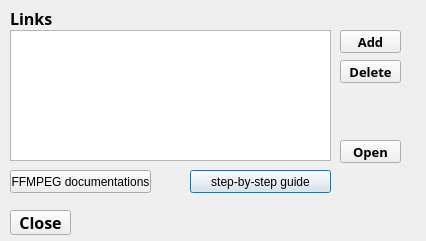
<?xml version="1.0" encoding="UTF-8"?>
<ui version="4.0">
 <class>HelpDialog</class>
 <widget class="QDialog" name="HelpDialog">
  <property name="windowModality">
   <enum>Qt::ApplicationModal</enum>
  </property>
  <property name="geometry">
   <rect>
    <x>0</x>
    <y>0</y>
    <width>426</width>
    <height>241</height>
   </rect>
  </property>
  <property name="minimumSize">
   <size>
    <width>426</width>
    <height>241</height>
   </size>
  </property>
  <property name="maximumSize">
   <size>
    <width>426</width>
    <height>241</height>
   </size>
  </property>
  <property name="windowTitle">
   <string>Help</string>
  </property>
  <widget class="QPushButton" name="guide_btn">
   <property name="geometry">
    <rect>
     <x>190</x>
     <y>170</y>
     <width>141</width>
     <height>23</height>
    </rect>
   </property>
   <property name="text">
    <string>step-by-step guide</string>
   </property>
  </widget>
  <widget class="QPushButton" name="ffmpeg_doc_btn">
   <property name="geometry">
    <rect>
     <x>10</x>
     <y>170</y>
     <width>141</width>
     <height>23</height>
    </rect>
   </property>
   <property name="text">
    <string>FFMPEG documentations</string>
   </property>
  </widget>
  <widget class="QListWidget" name="link_list">
   <property name="geometry">
    <rect>
     <x>10</x>
     <y>30</y>
     <width>321</width>
     <height>131</height>
    </rect>
   </property>
  </widget>
  <widget class="QPushButton" name="add_btn">
   <property name="geometry">
    <rect>
     <x>340</x>
     <y>30</y>
     <width>61</width>
     <height>23</height>
    </rect>
   </property>
   <property name="font">
    <font>
     <family>Century Gothic</family>
     <pointsize>10</pointsize>
     <weight>75</weight>
     <bold>true</bold>
    </font>
   </property>
   <property name="text">
    <string>Add</string>
   </property>
  </widget>
  <widget class="QPushButton" name="delete_btn">
   <property name="geometry">
    <rect>
     <x>340</x>
     <y>60</y>
     <width>61</width>
     <height>23</height>
    </rect>
   </property>
   <property name="font">
    <font>
     <family>Century Gothic</family>
     <pointsize>10</pointsize>
     <weight>75</weight>
     <bold>true</bold>
    </font>
   </property>
   <property name="text">
    <string>Delete</string>
   </property>
  </widget>
  <widget class="QPushButton" name="open_btn">
   <property name="geometry">
    <rect>
     <x>340</x>
     <y>140</y>
     <width>61</width>
     <height>23</height>
    </rect>
   </property>
   <property name="font">
    <font>
     <family>Century Gothic</family>
     <pointsize>10</pointsize>
     <weight>75</weight>
     <bold>true</bold>
    </font>
   </property>
   <property name="text">
    <string>Open</string>
   </property>
  </widget>
  <widget class="QLabel" name="links_label">
   <property name="geometry">
    <rect>
     <x>10</x>
     <y>10</y>
     <width>61</width>
     <height>16</height>
    </rect>
   </property>
   <property name="font">
    <font>
     <family>Century Gothic</family>
     <pointsize>12</pointsize>
     <weight>75</weight>
     <bold>true</bold>
    </font>
   </property>
   <property name="text">
    <string>Links</string>
   </property>
  </widget>
  <widget class="QPushButton" name="close_btn">
   <property name="geometry">
    <rect>
     <x>10</x>
     <y>210</y>
     <width>61</width>
     <height>25</height>
    </rect>
   </property>
   <property name="font">
    <font>
     <family>Century Gothic</family>
     <pointsize>12</pointsize>
     <weight>75</weight>
     <bold>true</bold>
    </font>
   </property>
   <property name="text">
    <string>Close</string>
   </property>
  </widget>
 </widget>
 <resources/>
 <connections>
  <connection>
   <sender>close_btn</sender>
   <signal>clicked()</signal>
   <receiver>HelpDialog</receiver>
   <slot>close()</slot>
   <hints>
    <hint type="sourcelabel">
     <x>40</x>
     <y>222</y>
    </hint>
    <hint type="destinationlabel">
     <x>212</x>
     <y>117</y>
    </hint>
   </hints>
  </connection>
 </connections>
</ui>
